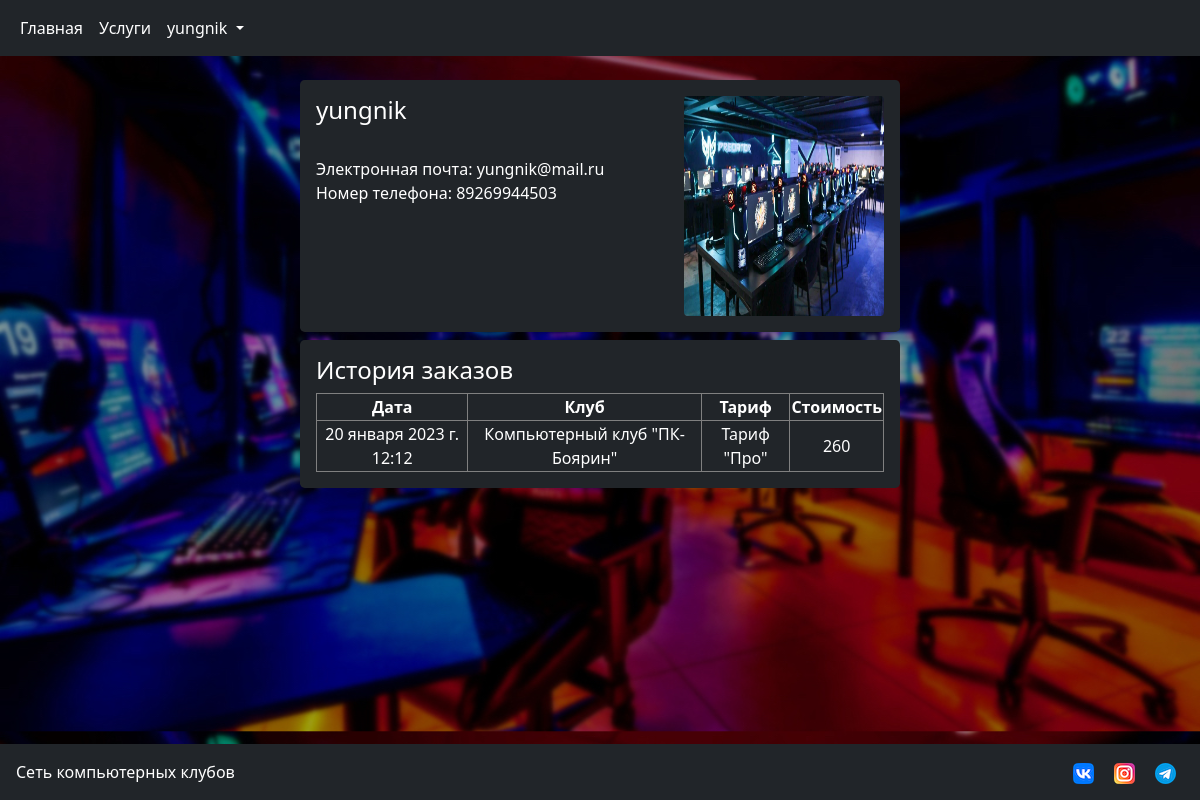
The page /profile/ (signed in) on the database its author committed.
### PCClub/models.py (models this page shows, shortened)
class CustomUser(AbstractUser):
    phone_number = models.PositiveIntegerField(verbose_name='Номер телефона', unique=True, validators=phone_valid)
    profile_image = models.ImageField(upload_to="PCClub/images/%Y/user_avatar/%m/", verbose_name="Фото профиля", default="avatar_default.png", null=True, blank=True)
    class Meta:
        verbose_name = "Пользователь"
        verbose_name_plural = "Пользователи"
        ordering = ['id']

class Orders(models.Model):
    user = models.ForeignKey("CustomUser", on_delete=models.CASCADE, verbose_name="Пользователь")
    club = models.ForeignKey("Clubs", on_delete=models.CASCADE, verbose_name="Клуб")
    tariff = models.ForeignKey("Tariff", on_delete=models.CASCADE, verbose_name="Тариф")
    hours = models.IntegerField(verbose_name="Время")
    cost = models.PositiveIntegerField(verbose_name="Стоимость")
    date = models.DateTimeField(auto_now_add=True, verbose_name="Дата заказа")
    class Meta:
        verbose_name = "заказа"
        verbose_name_plural = "Заказы"
        ordering = ['date']

class Clubs(models.Model):
    title = models.CharField(verbose_name="Название", max_length=100, unique=True, blank=False, null=False)
    slug = models.SlugField(verbose_name="Url", max_length=255, unique=True, db_index=True)
    email = models.EmailField(verbose_name="Электронная почта", max_length=100)
    manager_phone = models.PositiveIntegerField(verbose_name='Телефон', validators=phone_valid)
    location = models.CharField(verbose_name="Адрес", max_length=100, unique=True, blank=False, null=False)
    tariffs = models.ManyToManyField(Tariff)
    photo = models.ImageField(upload_to='PCClub/images/club_photo/', verbose_name='Фото', default="default_tariff_photo.png", null=True, blank=True)
    def __str__(self):
        return self.title
    class Meta:
        verbose_name = "Компьютерный клуб"
        verbose_name_plural = "Компьютерные клубы"
        ordering = ['id', 'title']

class Tariff(models.Model):
    device_choice = [('P', 'Компьютер'), ('C', 'Консоль')]
    title = models.CharField(verbose_name="Название", max_length=100, unique=True, blank=False, null=False)
    device = models.CharField(verbose_name="Тип устройства", choices=device_choice, default = "P", max_length=2)
    characteristics = models.TextField(verbose_name="Характеристики ПК", null=False, blank=False)
    periphery = models.TextField(verbose_name="Периферия", null=False, blank=False)
    photo = models.ImageField(upload_to='PCClub/images/tariff_photo/', verbose_name='Фото', default="default_tariff_photo.png", null=True, blank=True)
    cost = models.PositiveIntegerField(verbose_name="Стоимость за час", validators=[MinValueValidator(50)])
    def __str__(self):
        return self.title
    class Meta:
        verbose_name = "Тариф"
        verbose_name_plural = "Тарифы"
        ordering = ['id', 'cost']

### PCClub/views.py (the view, shortened to what this page needs)
# urls.py: path('profile/', profile, name='profile'),
def profile(request):
    if request.user.id is not None and not request.user.is_superuser:
        user = CustomUser.objects.filter(id=request.user.id)[0]
        orders = Orders.objects.filter(user=request.user)
        return render(request, 'pcclub/profile.html', {'user': user, 'orders': orders})
    else:
        return render(request, 'pcclub/register.html')

### PCClub/templates/PCClub/profile.html
{% extends 'pcclub/base.html' %}
{% load static %}
{% block content %}
    <link type="text/css" rel="stylesheet" href="{% static 'pcclub/css/profile.css' %}">
    <div class="mx-auto mt-4 bg-dark rounded-3 text-white p-3 w-50">
        <img src = "{{ user.profile_image.url }}" class="rounded-2 float-end" width="200px" height="220px">
        <h4 class="h4">{{ user.username }}</h4>
        <p><br>Электронная почта: {{ user.email }}<br>Номер телефона: {{ user.phone_number }}</p>
    </div>
    <div class="mx-auto mt-2 mb-4 bg-dark rounded-3 text-white p-3 w-50">
        <h4 class="h4">История заказов</h4>
        <table class="w-100">
            <tr>
                <th>Дата</th>
                <th>Клуб</th>
                <th>Тариф</th>
                <th>Стоимость</th>
            </tr>
            {% for order in orders %}
                <tr>
                    <td>{{ order.date }}</td>
                    <td>{{ order.club }}</td>
                    <td>{{ order.tariff }}</td>
                    <td>{{ order.cost }}</td>
                </tr>
            {% endfor %}
        </table>
    </div>
{% endblock %}

### PCClub/templates/PCClub/base.html (shortened to what this page needs)
{% load static %}
<!DOCTYPE html>
<html lang="en" class="h-100">
<head>
    <link type="text/css" rel="stylesheet" href="{% static 'pcclub/css/bootstrap.min.css'%}">
    <link type="text/css" rel="stylesheet" href="{% static 'pcclub/css/base.css' %}">
</head>
<body class="d-flex flex-column h-100">
    <nav class="navbar navbar-expand-lg navbar-dark bg-dark py-2">
        <div class="container-fluid">
            <ul class="navbar-nav">
                <li class="nav-item">
                    <a class="nav-link text-white" href="{% url 'home' %}">Главная</a>
                </li>
                <li class="nav-item">
                    <a class="nav-link text-white" href="{% url 'services' %}">Услуги</a>
                </li>
            {% if request.user.is_authenticated %}
                <li class="nav-item dropdown">
                    <a class="nav-link active dropdown-toggle" href="#" id="navbarScrollingDropdown" role="button" data-bs-toggle="dropdown" aria-expanded="false">
                    {{ request.user.username }}
                    </a>
                </li>
            {% endif %}
            </ul>
        </div>
    </nav>
    {% block content %}
    {% endblock %}
    <footer class="footer mt-auto py-3 bg-dark">
        <span class="text-white p-3">Сеть компьютерных клубов</span>
        <div class="pe-3" style="float: right;">
            <a href="#" class="p-2"><img src="{% static 'pcclub/images/vk-logo.png' %}"></a>
            <a href="#" class="p-2"><img src="{% static 'pcclub/images/instagram-logo.png' %}"></a>
            <a href="#" class="p-2"><img src="{% static 'pcclub/images/telegram-logo.png' %}"></a>
        </div>
    </footer>
</body>
</html>

### PCClub/static/PCClub/css/profile.css (style rules this page uses)
table { text-align: center; border: 1px solid grey; }
th { border: 1px solid grey; }
td { border: 1px solid grey; }

### rows shown on the page
CustomUser: user.username "yungnik", profile_image (picture), username "yungnik", email "yungnik@mail.ru", phone_number "89269944503"
Orders: date "20 января 2023 г. 12:12", club "Компьютерный клуб \"ПК-Боярин\"", tariff "Тариф \"Про\"", cost "260"
